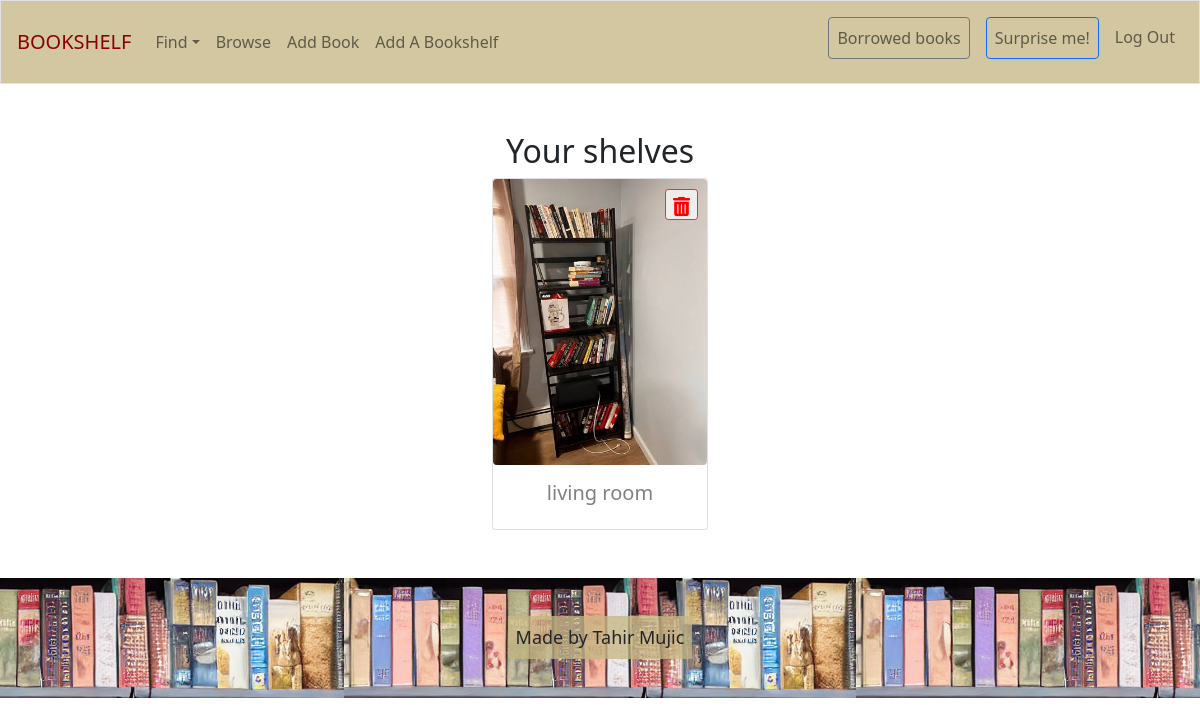
The page /browse (signed in) on the database its author committed.
### tables this page shows
CREATE TABLE bookshelves (
    id INTEGER NOT NULL,
    width INTEGER NOT NULL,
    height INTEGER NOT NULL,
    description TEXT,
    image TEXT,
    user_id INTEGER NOT NULL,
    PRIMARY KEY(id),
    FOREIGN KEY (user_id) REFERENCES users(id)
);

### app.py (the view, shortened to what this page needs)
@app.route('/browse')
@login_required
def browse():
    message = 'Your shelves'
    bookshelves = db.execute(
        "SELECT id, width, height, description, image FROM bookshelves WHERE user_id =?;", session['user_id'])
    return render_template('browse.html', bookshelves=bookshelves, message = message)

### app.py (called while the page is built)
@app.after_request
def after_request(response):
    response.headers['Cache-Control'] = 'no-cache, no-store, must-revalidate'
    response.headers['Expires'] = 0
    response.headers['Pragma'] = 'no-cache'
    return response

### helpers.py (called while the page is built)
def login_required(f):
    @wraps(f)
    def decorated_function(*args, **kwargs):
        if session.get("user_id") is None:
            return redirect("/login")
        return f(*args, **kwargs)
    return decorated_function

### templates/browse.html (shortened to what this page needs)
{% extends "layout.html" %} {% block title %} Browse {% endblock %} {% block
main %}
<h2>{{ message }}</h2>
<div>
	{% if bookshelves %}
	<div class="row row-cols-1 row-cols-md-2 g-4 justify-content-center">
		{% for shelf in bookshelves %}
		<div class="col" style="max-width: 15rem; position: relative">
			<a class="shelf" href="{{url_for('index', shelf_id=shelf['id'])}}">
				<div class="card">
					<img
						src="{{ shelf['image'] }}"
						class="card-img-top rounded"
						alt="..."
					/>
					<div class="card-body">
						<h5 class="card-title">{{ shelf['description'] }}</h5>
					</div>
				</div>
			</a>
			<form action="/browse" method="get">
				<button
					class="delete-btn btn btn-outline-danger btn-sm mx-2"
					name="delete"
					value="{{shelf['id']}}"
					style="
						position: absolute;
						top: 3%;
						right: 6%;
						background-color: rgba(255, 255, 255, 0.715);
					"
				>
				</button>
			</form>
		</div>
		{% endfor %}
	</div>
</div>
{%else%}
<div>You have no bookshelves</div>
{%endif%}
 {% endblock %}

### templates/layout.html (style rules this page uses)
a { text-decoration: none; color: grey; }

### rows shown on the page
bookshelves: image (picture), description "living room", {{ shelf['id'] }} 3 (drawn)

### other values the page prints
{{ message }} "Your shelves"
